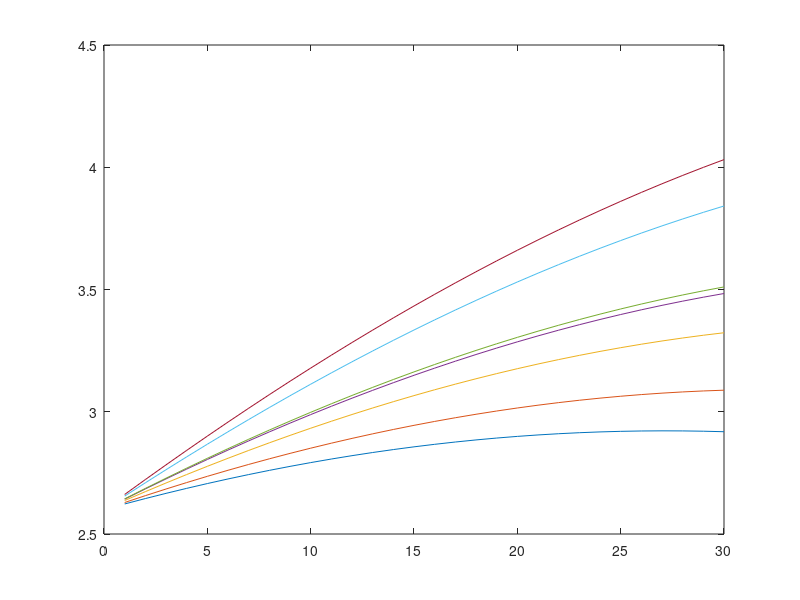

Source code (MATLAB): (Note: this script raises an error after producing the figure.)
lat=3.1;
alpha_s=57.24;
beta=1:30;
L=2.6;

lat = [3.1 8.88 15.77 19.80 20.43 27.17 30.33 ];
alpha_s = [62.85 57.24 50.5050 46.54 45.9215 39.2722 36.1489];

D1 = L*cosd(beta)+L*sind(beta)/tand(alpha_s(1));
D2 = L*cosd(beta)+L*sind(beta)/tand(alpha_s(2));
D3 = L*cosd(beta)+L*sind(beta)/tand(alpha_s(3));
D4 = L*cosd(beta)+L*sind(beta)/tand(alpha_s(4));
D5 = L*cosd(beta)+L*sind(beta)/tand(alpha_s(5));
D6 = L*cosd(beta)+L*sind(beta)/tand(alpha_s(6));
D7 = L*cosd(beta)+L*sind(beta)/tand(alpha_s(7));

figure
plot(beta,D1)
hold all
plot(beta,D2)
plot(beta,D3)
plot(beta,D4)
plot(beta,D5)
plot(beta,D6)
plot(beta,D7)
legend(lat(1),lat(2),lat(3),lat(4),lat(5),lat(6),lat(7))